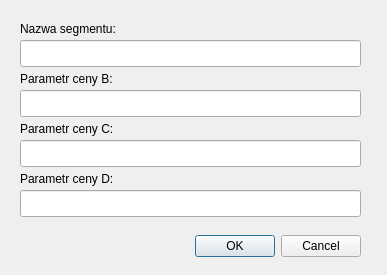
<?xml version="1.0" encoding="UTF-8"?>
<ui version="4.0">
 <class>Dialog</class>
 <widget class="QDialog" name="Dialog">
  <property name="geometry">
   <rect>
    <x>0</x>
    <y>0</y>
    <width>387</width>
    <height>275</height>
   </rect>
  </property>
  <property name="windowTitle">
   <string>Dodawanie segmentu</string>
  </property>
  <widget class="QDialogButtonBox" name="buttonBox">
   <property name="geometry">
    <rect>
     <x>20</x>
     <y>230</y>
     <width>341</width>
     <height>32</height>
    </rect>
   </property>
   <property name="orientation">
    <enum>Qt::Horizontal</enum>
   </property>
   <property name="standardButtons">
    <set>QDialogButtonBox::Cancel|QDialogButtonBox::Ok</set>
   </property>
  </widget>
  <widget class="QLineEdit" name="lineEdit">
   <property name="geometry">
    <rect>
     <x>20</x>
     <y>40</y>
     <width>341</width>
     <height>27</height>
    </rect>
   </property>
  </widget>
  <widget class="QLabel" name="label">
   <property name="geometry">
    <rect>
     <x>20</x>
     <y>20</y>
     <width>171</width>
     <height>17</height>
    </rect>
   </property>
   <property name="text">
    <string>Nazwa segmentu:</string>
   </property>
  </widget>
  <widget class="QLineEdit" name="lineEditB">
   <property name="geometry">
    <rect>
     <x>20</x>
     <y>90</y>
     <width>341</width>
     <height>27</height>
    </rect>
   </property>
  </widget>
  <widget class="QLabel" name="label_2">
   <property name="geometry">
    <rect>
     <x>20</x>
     <y>70</y>
     <width>171</width>
     <height>17</height>
    </rect>
   </property>
   <property name="text">
    <string>Parametr ceny B:</string>
   </property>
  </widget>
  <widget class="QLineEdit" name="lineEditC">
   <property name="geometry">
    <rect>
     <x>20</x>
     <y>140</y>
     <width>341</width>
     <height>27</height>
    </rect>
   </property>
  </widget>
  <widget class="QLabel" name="label_3">
   <property name="geometry">
    <rect>
     <x>20</x>
     <y>120</y>
     <width>171</width>
     <height>17</height>
    </rect>
   </property>
   <property name="text">
    <string>Parametr ceny C:</string>
   </property>
  </widget>
  <widget class="QLineEdit" name="lineEditD">
   <property name="geometry">
    <rect>
     <x>20</x>
     <y>190</y>
     <width>341</width>
     <height>27</height>
    </rect>
   </property>
  </widget>
  <widget class="QLabel" name="label_4">
   <property name="geometry">
    <rect>
     <x>20</x>
     <y>170</y>
     <width>171</width>
     <height>17</height>
    </rect>
   </property>
   <property name="text">
    <string>Parametr ceny D:</string>
   </property>
  </widget>
 </widget>
 <resources/>
 <connections>
  <connection>
   <sender>buttonBox</sender>
   <signal>accepted()</signal>
   <receiver>Dialog</receiver>
   <slot>accept()</slot>
   <hints>
    <hint type="sourcelabel">
     <x>248</x>
     <y>254</y>
    </hint>
    <hint type="destinationlabel">
     <x>157</x>
     <y>274</y>
    </hint>
   </hints>
  </connection>
  <connection>
   <sender>buttonBox</sender>
   <signal>rejected()</signal>
   <receiver>Dialog</receiver>
   <slot>reject()</slot>
   <hints>
    <hint type="sourcelabel">
     <x>316</x>
     <y>260</y>
    </hint>
    <hint type="destinationlabel">
     <x>286</x>
     <y>274</y>
    </hint>
   </hints>
  </connection>
 </connections>
</ui>
